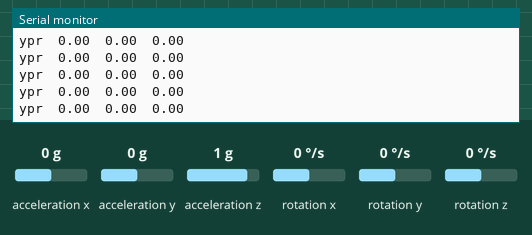
Bench run of a sketch on a simulated Arduino Uno, built with avr-gcc and run on an emulated ATmega328P. On the bench: the last lines printed to the serial monitor. Inputs (shaded band) come from the test bench; at power-on: acceleration x 0 g, acceleration y 0 g, acceleration z 1 g, rotation z 0 °/s, rotation x 0 °/s, rotation y 0 °/s. The ROS host is connected and sends only what is stated.

Above: at 1.7 s.
1.8 s: acceleration x set to -1.4 g
At 1.95 s:
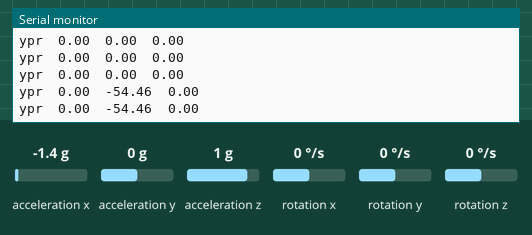
3.3 s: acceleration y set to -1.4 g
At 3.38 s:
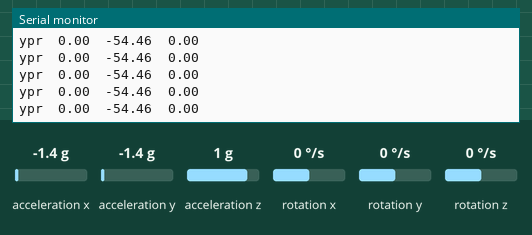
4.8 s: acceleration z set to -1.4 g
At 4.82 s:
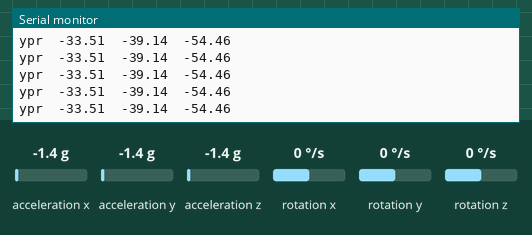
6.3 s: rotation z set to -192 °/s
At 6.37 s:
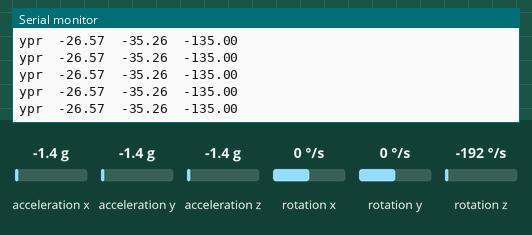
7.8 s: rotation z set to 192 °/s
At 7.81 s:
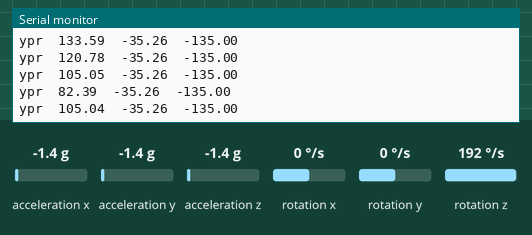
Timing chart, 0 to 10.8 s (numbered marks = the images above; inputs shaded):
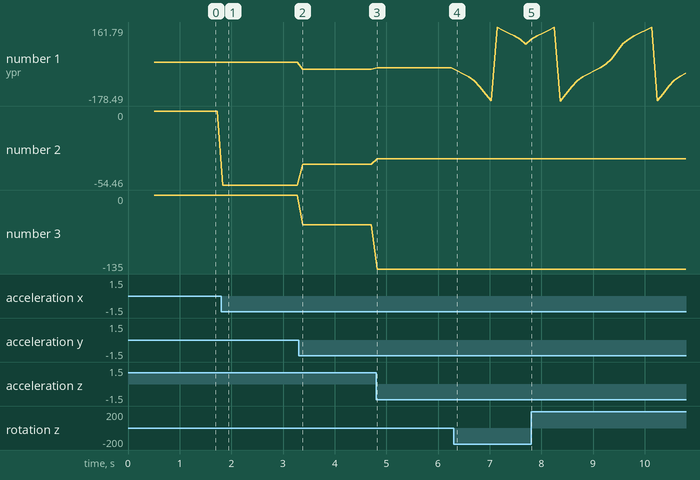

Measured:
- after the input at 1.8 s, the serial monitor: prints a new line at once (image 1)
- after the input at 7.8 s, the serial monitor: prints a new line at once (image 5)
- plotted number 1: 0 → -33.51 after the input at 3.3 s, -33.51 → -26.57 after the input at 4.8 s, -26.57 → 82.39 after the input at 6.3 s, 82.39 → 134.89 after the input at 7.8 s
- plotted number 2: 0 → -54.46 after the input at 1.8 s, -54.46 → -39.14 after the input at 3.3 s, -39.14 → -35.26 after the input at 4.8 s
- plotted number 3: -54.46 → -135 after the input at 4.8 s

The sketch:

YawAngleROS.ino
```cpp
#include <ros.h>
#include <std_msgs/Float32.h>
#include <I2Cdev.h>
#include <MPU6050_6Axis_MotionApps20.h>


#if I2CDEV_IMPLEMENTATION == I2CDEV_ARDUINO_WIRE
    #include "Wire.h"
#endif
MPU6050 mpu;
#define OUTPUT_READABLE_YAWPITCHROLL

// MPU control/status vars
bool dmpReady = false;  // set true if DMP init was successful
uint8_t mpuIntStatus;   // holds actual interrupt status byte from MPU
uint8_t devStatus;      // return status after each device operation (0 = success, !0 = error)
uint16_t packetSize;    // expected DMP packet size (default is 42 bytes)
uint16_t fifoCount;     // count of all bytes currently in FIFO
uint8_t fifoBuffer[64]; // FIFO storage buffer
float YawAngle = 0.0;

// orientation/motion vars
Quaternion q;           // [w, x, y, z]         quaternion container
VectorInt16 aa;         // [x, y, z]            accel sensor measurements
VectorInt16 aaReal;     // [x, y, z]            gravity-free accel sensor measurements
VectorInt16 aaWorld;    // [x, y, z]            world-frame accel sensor measurements
VectorFloat gravity;    // [x, y, z]            gravity vector
float euler[3];         // [psi, theta, phi]    Euler angle container
float ypr[3];           // [yaw, pitch, roll]   yaw/pitch/roll container and gravity vector
/*****************************************************************************************************************************************/
// Create an instance of MPU6050
  MPU6050 gyro;

// Create a node handler
  ros :: NodeHandle node;

// Define msg type
  std_msgs :: Float32 msg;


// Inistantiate publisher with topic name YawAngle
  ros :: Publisher pub_MPU6050("YawAngle", &msg);
/*****************************************************************************************************************************************/
// Functions Prototypes
  void MPU6050_CalculateYawAngle();
  void setupDMP();
/*****************************************************************************************************************************************/
void setup() {

// Initialize node
  node.initNode();
// Advertise to the topic published by pub_MPU6050
  node.advertise(pub_MPU6050);

  setupDMP();
}
/*****************************************************************************************************************************************/
void loop() {

// Calculate angle
  MPU6050_CalculateYawAngle();

// Set msg data with angle value
  msg.data = YawAngle;

// Publish msg
  pub_MPU6050.publish(&msg);

// Spin Once for Call Backs
  node.spinOnce();
  delay(100);
}

/*****************************************************************************************************************************************/
void MPU6050_CalculateYawAngle()
{
  if (!dmpReady) return;
  #ifdef OUTPUT_READABLE_YAWPITCHROLL
            // display Euler angles in degrees
            mpu.dmpGetCurrentFIFOPacket(fifoBuffer);
            mpu.dmpGetQuaternion(&q, fifoBuffer);
            mpu.dmpGetGravity(&gravity, &q);
            mpu.dmpGetYawPitchRoll(ypr, &q, &gravity);
            Serial.print("ypr\t");
            Serial.print(ypr[0] * 180/M_PI);
            Serial.print("\t");
            Serial.print(ypr[1] * 180/M_PI);
            Serial.print("\t");
            Serial.println(ypr[2] * 180/M_PI);
            YawAngle = ypr[0] * 180/M_PI;

        #endif
}
/*****************************************************************************************************************************************/
void setupDMP()
{
  // put your setup code here, to run once:
  // join I2C bus (I2Cdev library doesn't do this automatically)
    #if I2CDEV_IMPLEMENTATION == I2CDEV_ARDUINO_WIRE
        Wire.begin();
        Wire.setClock(400000); // 400kHz I2C clock. Comment this line if having compilation difficulties
    #elif I2CDEV_IMPLEMENTATION == I2CDEV_BUILTIN_FASTWIRE
        Fastwire::setup(400, true);
    #endif

    Serial.begin(57600);
    while (!Serial);
    mpu.initialize();
     devStatus = mpu.dmpInitialize();
      // make sure it worked (returns 0 if so)
    if (devStatus == 0) {
        // Calibration Time: generate offsets and calibrate our MPU6050
        mpu.CalibrateAccel(6);
        mpu.CalibrateGyro(6);
        mpu.PrintActiveOffsets();
        // turn on the DMP, now that it's ready
        Serial.println(F("Enabling DMP..."));
        mpu.setDMPEnabled(true);

        // set our DMP Ready flag so the main loop() function knows it's okay to use it
        Serial.println(F("DMP ready! Waiting for first interrupt..."));
        dmpReady = true;

        // get expected DMP packet size for later comparison
        packetSize = mpu.dmpGetFIFOPacketSize();
    } else {
        // ERROR!
        // 1 = initial memory load failed
        // 2 = DMP configuration updates failed
        // (if it's going to break, usually the code will be 1)
        Serial.print(F("DMP Initialization failed (code "));
        Serial.print(devStatus);
        Serial.println(F(")"));
    }
}
```
